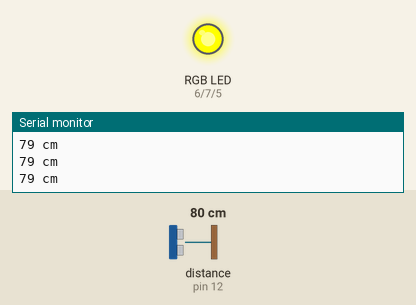
The sketch below on a simulated Arduino Uno, built with avr-gcc and run on an emulated ATmega328P. Parts: an RGB LED mixed from three pins (HIGH = lit), the last lines printed to the serial monitor. Wiring (inferred from the names in the program): ultrasonic range finder: trigger pin 13; echo pin 12. The inputs (shaded band) are chosen by the test bench; at power-on: distance to the obstacle (sensor on pin 12) 80 cm. The echo pulse lasts 58.3 µs per cm; pins used as bus, display or sensor lines are not drawn.

Above: at 1.2 s.
1.3 s: distance to the obstacle (sensor on pin 12) set to 2 cm
At 1.8 s:
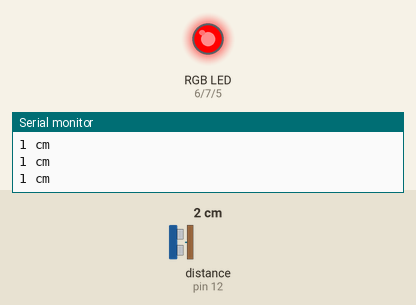
2.8 s: distance to the obstacle (sensor on pin 12) set to 10 cm
4.3 s: distance to the obstacle (sensor on pin 12) set to 13 cm
At 5.2 s:
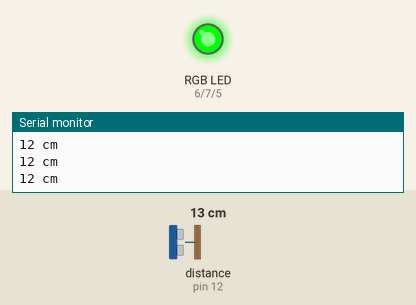
5.8 s: distance to the obstacle (sensor on pin 12) set to 27 cm
7.3 s: distance to the obstacle (sensor on pin 12) set to 35 cm
At 8.4 s:
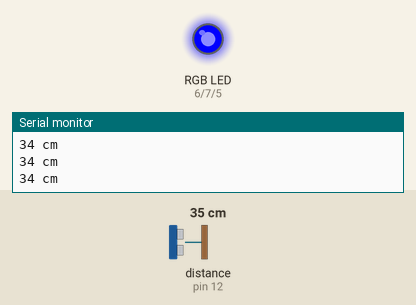
8.8 s: distance to the obstacle (sensor on pin 12) set to 4 cm
At 9.8 s:
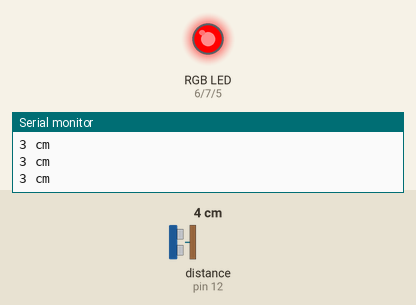
Timing chart, 0 to 11.3 s (numbered marks = the images above; inputs shaded):
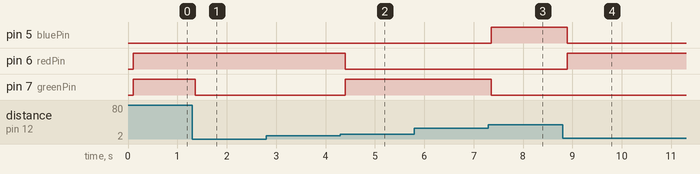

Measured:
- the behaviour switches between 11 and 12 cm on distance to the obstacle (sensor on pin 12) (found by bisection; images 1 and 2)
- the behaviour switches between 31 and 32 cm on distance to the obstacle (sensor on pin 12) (found by bisection; images 2 and 3)
- after the input at 1.3 s, pin 7 (greenPin): HIGH → LOW after 0.07 s
- after the input at 4.3 s, pin 6 (redPin): HIGH → LOW after 0.10 s; pin 7 (greenPin): LOW → HIGH after 0.10 s
- after the input at 7.3 s, pin 5 (bluePin): LOW → HIGH after 0.06 s; pin 7 (greenPin): HIGH → LOW after 0.06 s
- after the input at 8.8 s, pin 5 (bluePin): HIGH → LOW after 0.10 s; pin 6 (redPin): LOW → HIGH after 0.10 s

The sketch:

Simon_04.ino
```cpp
/*
HC-SR04 Ping distance sensor]
VCC to arduino 5v GND to arduino GND
Echo to Arduino pin 13 Trig to Arduino pin 12
Red POS to Arduino pin 11
Green POS to Arduino pin 10
560 ohm resistor to both LED NEG and GRD power rail
More info at: http://goo.gl/kJ8Gl
Original code improvements to the Ping sketch sourced from Trollmaker.com
Some code and wiring inspired by http://en.wikiversity.org/wiki/User:Dstaub/robotcar
*/

#define trigPin 13
#define echoPin 12

int distances[] = {20, 40, 60, 80, 100, 120, 150, 3000};
int interval = 30;

int redPin = 6;
int greenPin = 7;
int bluePin = 5;

int rgbPins[] = {redPin, greenPin, bluePin};


int red[] = {1, 0, 0};
int green[] = {0, 1, 0};
int blue[] = {0, 0, 1};

int yellow[] = {1, 1, 0};
int magenta[] = {1, 0, 1};
int cyan[] = {0, 1, 1};

int white[] = {1, 1, 1};
int black[] = {0, 0, 0};


void setup() {
  Serial.begin (9600);

  pinMode(trigPin, OUTPUT);
  pinMode(echoPin, INPUT);

  pinMode(redPin, OUTPUT);
  pinMode(greenPin, OUTPUT);
  pinMode(bluePin, OUTPUT);
}

void loop() {
  delay(100);
  int position = measureDistance(true);

  for(int i = 0; i < 8; i++){

    if (position > distances[i] - interval && position < distances[i]) {

      switch (i){
          case 0:
            selectColor(red);
          break;

          case 1:
            selectColor(green);
          break;

          case 2:
            selectColor(blue);
          break;

          case 3:
            selectColor(magenta);
          break;

          case 4:
            selectColor(yellow);
          break;

          case 5:
            selectColor(cyan);
          break;

          case 6:
            selectColor(black);
          break;


        }
    }
  }

}


  void selectColor(int colorDef[]) {
    for (int i = 0; i < 3; i++) {
      digitalWrite(rgbPins[i], colorDef[i]);
    }
  }

  long measureDistance(boolean withPrint) {
    long duration, distance;
    digitalWrite(trigPin, LOW);  // Added this line
    delayMicroseconds(2); // Added this line
    digitalWrite(trigPin, HIGH);
    delayMicroseconds(10); // Added this line
    digitalWrite(trigPin, LOW);

    duration = pulseIn(echoPin, HIGH);
    distance = (duration / 2) / 29.1;

    if (withPrint) {
      if (distance >= 200 || distance <= 0) {
        Serial.println("Out of range");
      }
      else {
        Serial.print(distance);
        Serial.println(" cm");
      }

    }

    return distance;

  }
```
